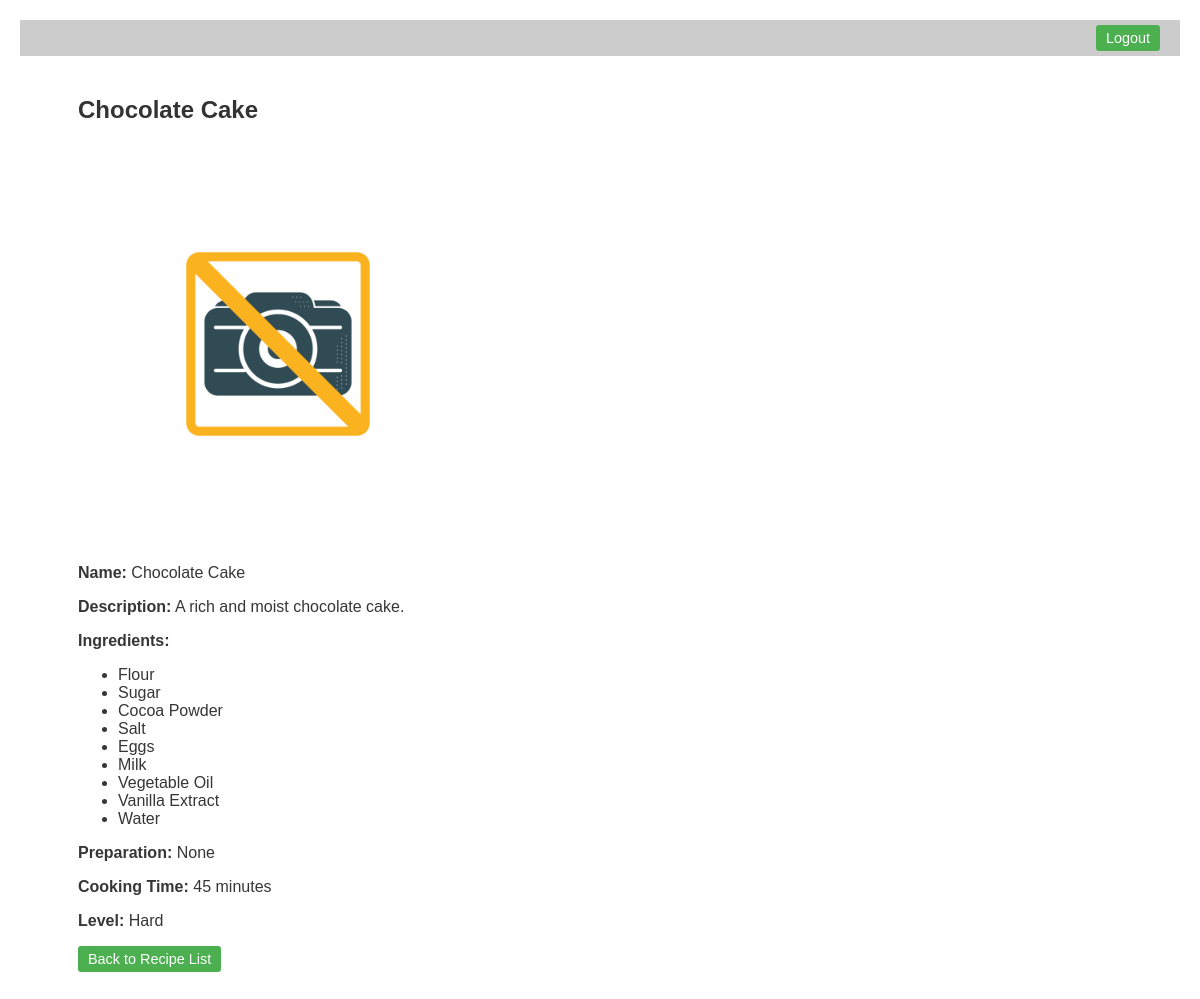
The page /list/1/ (signed in) on the database its author committed.
### recipes/models.py (models this page shows, shortened)
class Recipe(models.Model):
    title = models.CharField(max_length=100)
    description = models.TextField()
    ingredients = models.ManyToManyField(Ingredient)
    preparation = models.TextField(blank=True, null=True)
    cooking_time = models.IntegerField(help_text="in minutes")
    pic = models.ImageField(upload_to='recipes', default='no_picture.jpg')
    def calculate_difficulty(self):
        ingredient_count = self.ingredients.count()
        if self.cooking_time < 10 and ingredient_count < 4:
            return "Easy"
        elif self.cooking_time < 10 and ingredient_count >= 4:
            return "Medium"
        elif self.cooking_time >= 10 and ingredient_count < 4:
            return "Intermediate"
        else:
            return "Hard"

### ingredients/models.py (models this page shows, shortened)
class Ingredient(models.Model):
    name = models.CharField(max_length=100, unique=True)

### recipes/views.py (the view)
# urls.py: path('list/<pk>/', views.RecipeDetailView.as_view(), name='detail'),
class RecipeDetailView(LoginRequiredMixin, DetailView):
   model = Recipe
   template_name = 'recipes/detail.html'

### recipes/templates/recipes/detail.html (shortened to what this page needs)
<!DOCTYPE html>
<html>
<head>
</head>
<body>
    <div class="navbar">
        <a href="{% url 'logout' %}" class="button">Logout</a>
    </div>
    <div class="detail-container">
    <h2>{{ object.title }}</h2>
    <div class="details">
        <img src="{{ object.pic.url }}" width="400" height="auto" alt="{{ object.title }}" />
        <p><strong>Name:</strong> {{ object.title }}</p>
        <p><strong>Description:</strong> {{ object.description }}</p>
        <p><strong>Ingredients:</strong></p>
        <ul>
            {% for ingredient in object.ingredients.all %}
                <li>{{ ingredient.name }}</li>
            {% endfor %}
        </ul>
        <p><strong>Preparation:</strong> {{ object.preparation }}</p>
        <p><strong>Cooking Time:</strong> {{ object.cooking_time }} minutes</p>
        <p><strong>Level:</strong> {{ object.calculate_difficulty }}</p>
    </div>
    <a href="{% url 'recipes:list' %}" class="button">Back to Recipe List</a>
</div>
</body>
</html>

### recipes/templates/recipes/detail.html (style rules this page uses)
body { font-family: Arial, sans-serif; margin: 20px; }
h2 { color: #333; }
img { max-width: 100%; height: auto; border-radius: 4px; }
a.button { display: inline-block; padding: 5px 10px; font-size: 0.9em; background-color: #4CAF50; color: white; text-decoration: none; border-radius: 3px; cursor: pointer; transition: background-color 0.3s ease; }
.navbar { background-color: rgba(0, 0, 0, 0.2); padding: 5px 10px; display: flex; justify-content: flex-end; align-items: center; }
.navbar a.button { display: inline-block; padding: 5px 10px; font-size: 0.9em; background-color: #4CAF50; color: white; text-decoration: none; border-radius: 3px; cursor: pointer; transition: background-color 0.3s ease; margin-right: 10px; }
.detail-container { width: 90%; max-width: 1080px; color: #363636; padding: 20px; border-radius: 8px; margin-left: auto; margin-right: auto; }

### rows shown on the page
Recipe: title "Chocolate Cake", pic (placeholder picture), description "A rich and moist chocolate cake.", preparation "None", cooking_time "45", calculate_difficulty "Hard"
Ingredient: name "Flour"
Ingredient: name "Sugar"
Ingredient: name "Cocoa Powder"
Ingredient: name "Salt"
Ingredient: name "Eggs"
Ingredient: name "Milk"
Ingredient: name "Vegetable Oil"
Ingredient: name "Vanilla Extract"
Ingredient: name "Water"
